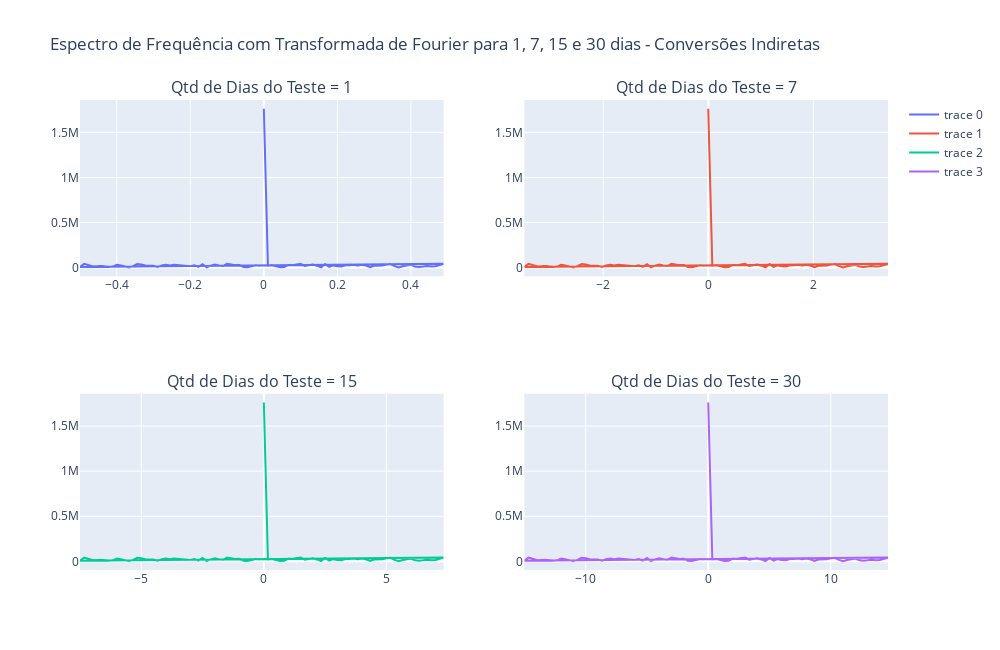

Notebook cell for this chart:
### Code cell
tipo = "Conversões Indiretas"
teste_espectro_fourier(df_aux["viewThroughConversions"], tipo)
